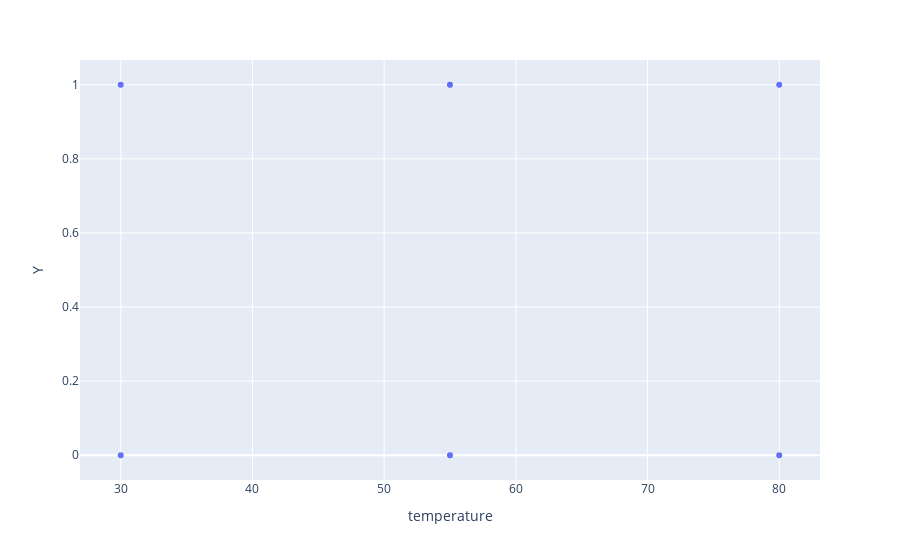

Notebook code cell kept with this figure:
### Code cell
#visualize the temperature and count of temperatures on a day when coupon was presented as scatter plot - though not very helpful
px.scatter(data_frame=data, x = 'temperature', y = 'Y')

### Figure 1 — Plotly figure (JSON) as saved in the notebook; plotly's stock layout.template omitted (floating-point values rounded to 4 significant figures; data arrays with more than 128 entries replaced by an {"elided": "..."} marker saying what was removed)
{"data": [{"hovertemplate": "temperature=%{x}<br>Y=%{y}<extra></extra>", "legendgroup": "", "marker": {"color": "#636efa", "symbol": "circle"}, "mode": "markers", "name": "", "showlegend": false, "type": "scattergl", "x": {"elided": "12684 int values"}, "xaxis": "x", "y": {"elided": "12684 int values"}, "yaxis": "y"}], "layout": {"autosize": true, "legend": {"tracegroupgap": 0}, "margin": {"t": 60}, "xaxis": {"anchor": "y", "autorange": true, "domain": [0, 1], "range": [26.98, 83.02], "title": {"text": "temperature"}, "type": "linear"}, "yaxis": {"anchor": "x", "autorange": true, "domain": [0, 1], "range": [-0.07743, 1.077], "title": {"text": "Y"}, "type": "linear"}}}
